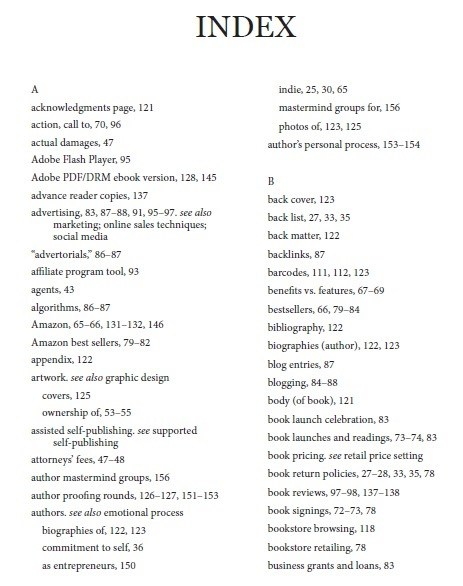
#> input picture images/index_02.png, 463 x 586 px
$ jupyter execute --allow-errors OCR.ipynb
#> lines starting #> are read from the running program, lines starting #| are printed output that depends on the picture; after the words box and inside, x2 and y2 are one past the last pixel; in counts of white or black regions, pixels touching at a corner belong together
[cell 1]
import cv2
import pytesseract as py
import numpy as np

new_image = "images/index_02.png"
img = cv2.imread(new_image)
#> img is the input picture: shape (586, 463, 3); mean B, G, R 244.5, 244.9, 244.7
base_img = img.copy()
cv2.imshow("Image",img)
cv2.waitKey(0)

[cell 2]
gray = cv2.cvtColor(img, cv2.COLOR_BGR2GRAY)
cv2.imwrite("temp/index_gray.png", gray)
#> Out = True

[cell 3]
blur = cv2.GaussianBlur(gray, (7,7),0)
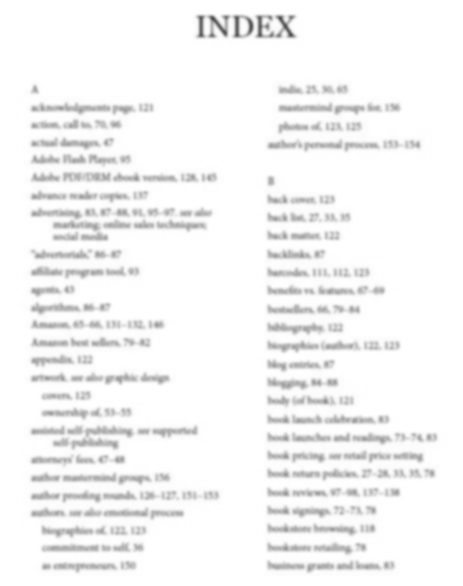
#> blur: shape (586, 463); min 79, max 255, mean 244.8
cv2.imwrite("temp/index_blur.png", blur)
#> Out = True

[cell 4]
thresh = cv2.threshold(blur, 0, 255, cv2.THRESH_BINARY_INV + cv2.THRESH_OTSU)[1]
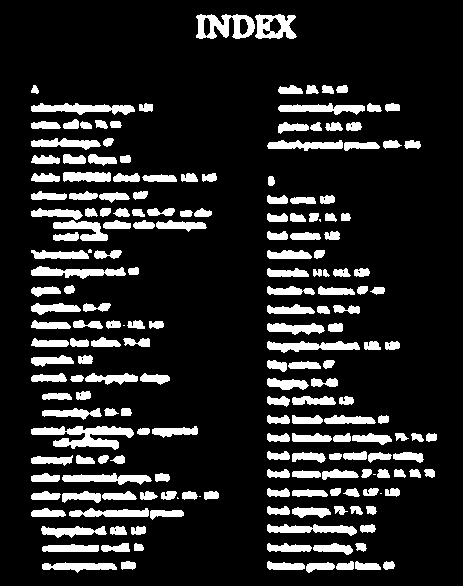
#> thresh: shape (586, 463); 14.4% white; 202 white regions (7 under 20 px), largest, box (x1, y1, x2, y2) and area: (31, 426, 134, 450) 1266, (196, 14, 255, 39) 888, (31, 103, 135, 115) 749
cv2.imwrite("temp/index_thresh.png", thresh)
#> Out = True

[cell 5]
kernel = cv2.getStructuringElement(cv2.MORPH_RECT, (3, 13))
cv2.imwrite("temp/index_kernel.png", kernel)

[cell 6]
dilate = cv2.dilate(thresh, kernel, iterations = 1)
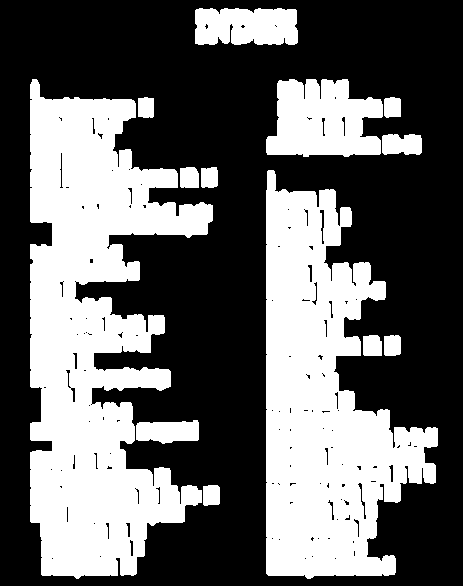
#> dilate: shape (586, 463); 39.6% white; 13 white regions
cv2.imwrite("temp/index_dilate.png", dilate)
#> Out = True

[cell 7]
cnts = cv2.findContours(dilate, cv2.RETR_EXTERNAL, cv2.CHAIN_APPROX_SIMPLE)
#> cnts = 13 contours; largest, box (x1, y1, x2, y2) and area: (30, 79, 213, 579) 51526, (266, 170, 438, 579) 40124, (266, 79, 383, 157) 6786, (195, 8, 298, 45) 3359, (136, 420, 199, 444) 1143
cnts = cnts[0] if len(cnts) == 2 else cnts[1]
cnts = sorted(cnts, key= lambda x: cv2.boundingRect(x)[0])

$ run again, with images/index_01.png copied over images/index_02.png
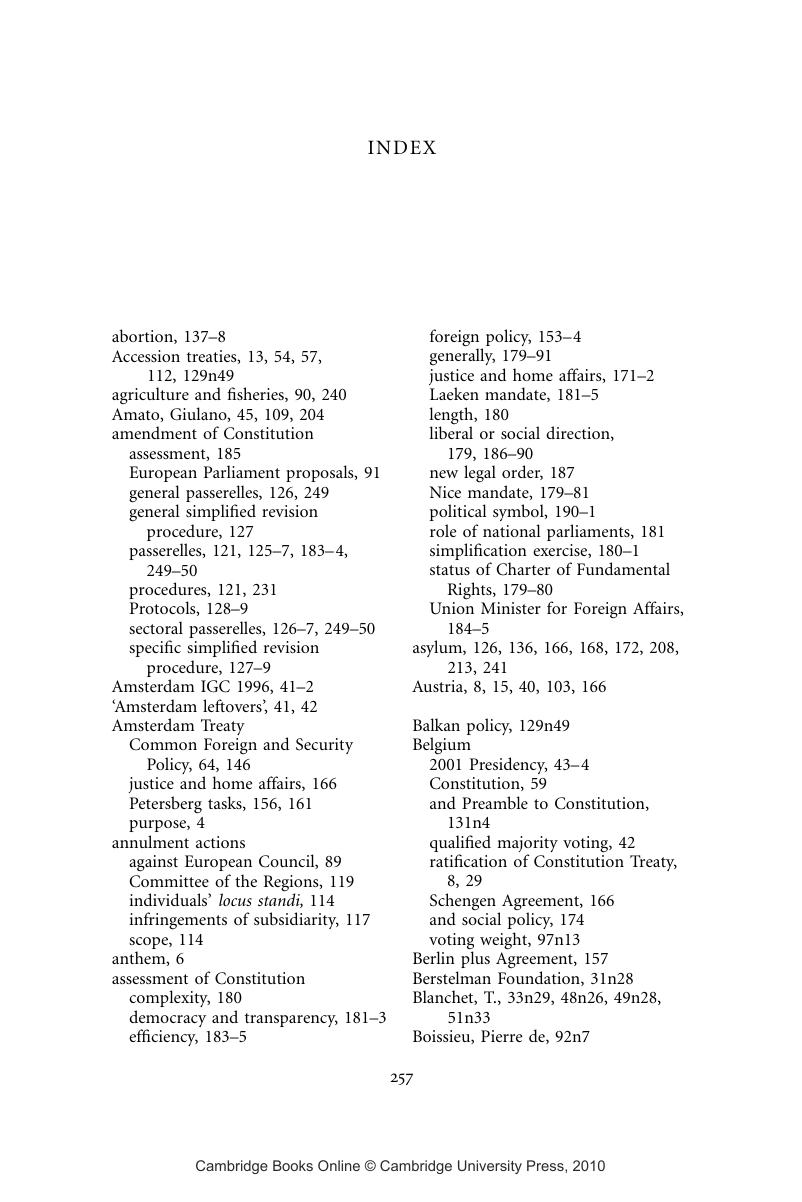
#> input picture images/index_01.png, 802 x 1202 px
#> img is the input picture: shape (1202, 802, 3); min 0, max 255, mean 245.8
#> `cv2.imwrite("temp/index_gray.png", gray)`: Out = True
#> `thresh = cv2.threshold(blur, 0, 255, cv2.THRESH_BINARY_INV + cv2.THRES..`:
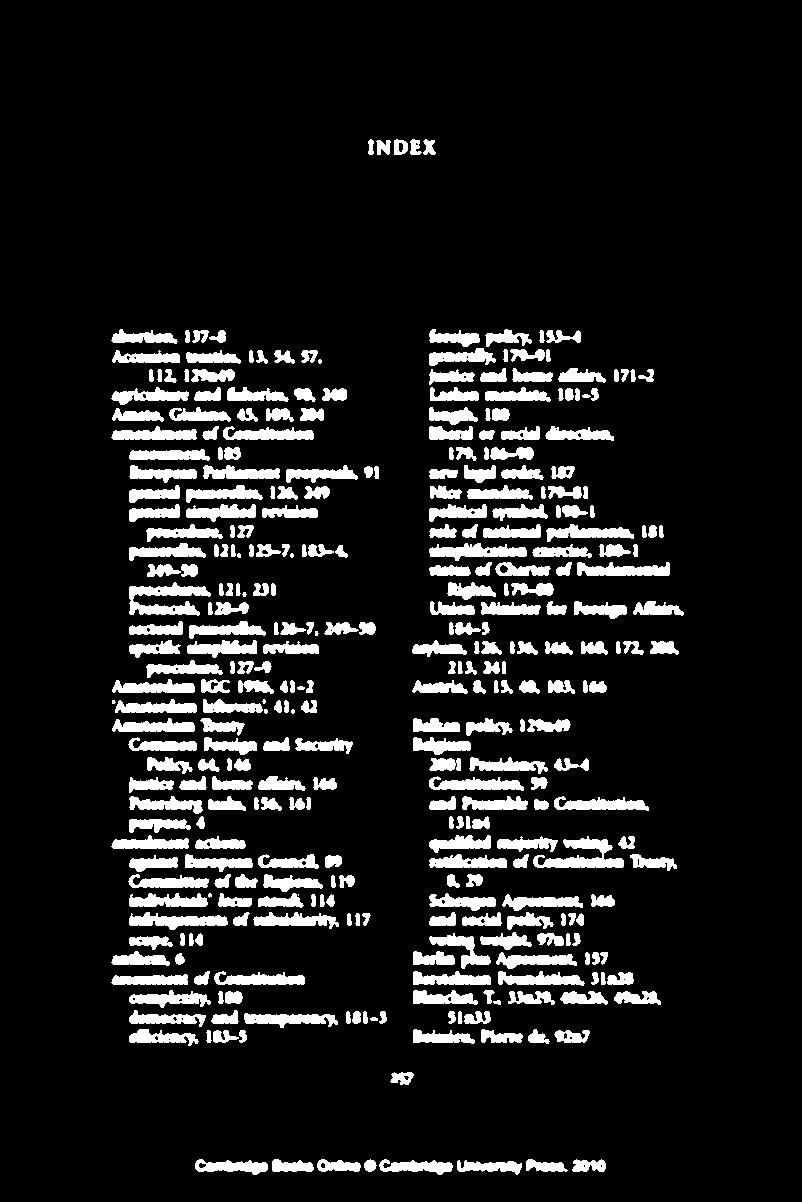
#> thresh: shape (1202, 802); 10.9% white; 351 white regions (11 under 20 px), largest, box (x1, y1, x2, y2) and area: (129, 582, 211, 616) 1391, (533, 836, 624, 868) 1312, (429, 543, 527, 561) 996
#> dilate: shape (1202, 802); 25.1% white; 45 white regions
#> cnts = 45 contours; largest, box (x1, y1, x2, y2) and area: (110, 323, 359, 1052) 111658, (411, 323, 671, 700) 48022, (412, 712, 678, 1050) 44748, (553, 790, 650, 817) 2037, (363, 1153, 454, 1181) 1912
